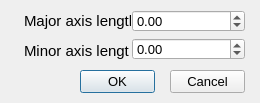
<?xml version="1.0" encoding="UTF-8"?>
<ui version="4.0">
 <class>EllipseInsert_Dialog</class>
 <widget class="QDialog" name="EllipseInsert_Dialog">
  <property name="geometry">
   <rect>
    <x>0</x>
    <y>0</y>
    <width>260</width>
    <height>103</height>
   </rect>
  </property>
  <property name="font">
   <font>
    <pointsize>10</pointsize>
   </font>
  </property>
  <property name="windowTitle">
   <string>Insert ellipse options</string>
  </property>
  <widget class="QPushButton" name="_2">
   <property name="geometry">
    <rect>
     <x>170</x>
     <y>70</y>
     <width>75</width>
     <height>23</height>
    </rect>
   </property>
   <property name="text">
    <string>Cancel</string>
   </property>
   <property name="autoDefault">
    <bool>false</bool>
   </property>
  </widget>
  <widget class="QPushButton" name="_1">
   <property name="geometry">
    <rect>
     <x>80</x>
     <y>70</y>
     <width>75</width>
     <height>23</height>
    </rect>
   </property>
   <property name="text">
    <string>OK</string>
   </property>
   <property name="default">
    <bool>true</bool>
   </property>
  </widget>
  <widget class="QLabel" name="label_3">
   <property name="geometry">
    <rect>
     <x>24</x>
     <y>10</y>
     <width>107</width>
     <height>21</height>
    </rect>
   </property>
   <property name="font">
    <font>
     <family>Arial</family>
     <pointsize>11</pointsize>
    </font>
   </property>
   <property name="text">
    <string>Major axis length</string>
   </property>
  </widget>
  <widget class="QLabel" name="label_4">
   <property name="geometry">
    <rect>
     <x>24</x>
     <y>40</y>
     <width>105</width>
     <height>21</height>
    </rect>
   </property>
   <property name="font">
    <font>
     <family>Arial</family>
     <pointsize>11</pointsize>
    </font>
   </property>
   <property name="text">
    <string>Minor axis length</string>
   </property>
  </widget>
  <widget class="RCDoubleSpinBox" name="_100">
   <property name="geometry">
    <rect>
     <x>132</x>
     <y>10</y>
     <width>113</width>
     <height>22</height>
    </rect>
   </property>
   <property name="minimum">
    <double>-100000000.000000000000000</double>
   </property>
   <property name="maximum">
    <double>10000.000000000000000</double>
   </property>
  </widget>
  <widget class="RCDoubleSpinBox" name="_101">
   <property name="geometry">
    <rect>
     <x>132</x>
     <y>38</y>
     <width>113</width>
     <height>22</height>
    </rect>
   </property>
   <property name="minimum">
    <double>-10000.000000000000000</double>
   </property>
   <property name="maximum">
    <double>10000.000000000000000</double>
   </property>
  </widget>
 </widget>
 <customwidgets>
  <customwidget>
   <class>RCDoubleSpinBox</class>
   <extends>QDoubleSpinBox</extends>
   <header>../RealCADQt/source/rcdoublespinbox.h</header>
  </customwidget>
 </customwidgets>
 <resources/>
 <connections/>
</ui>
